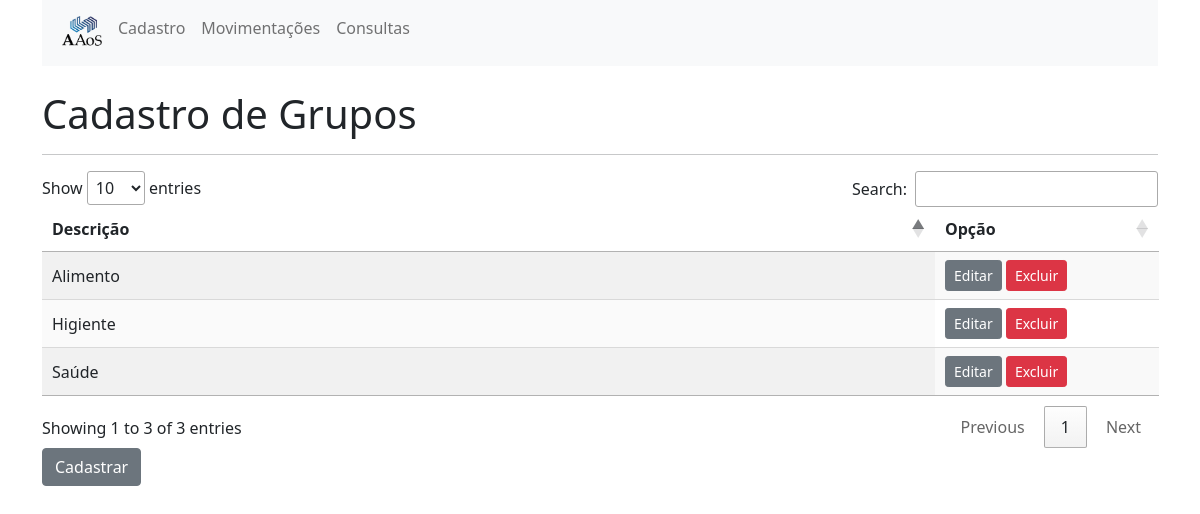
Before: /grupos/ with the older database file.
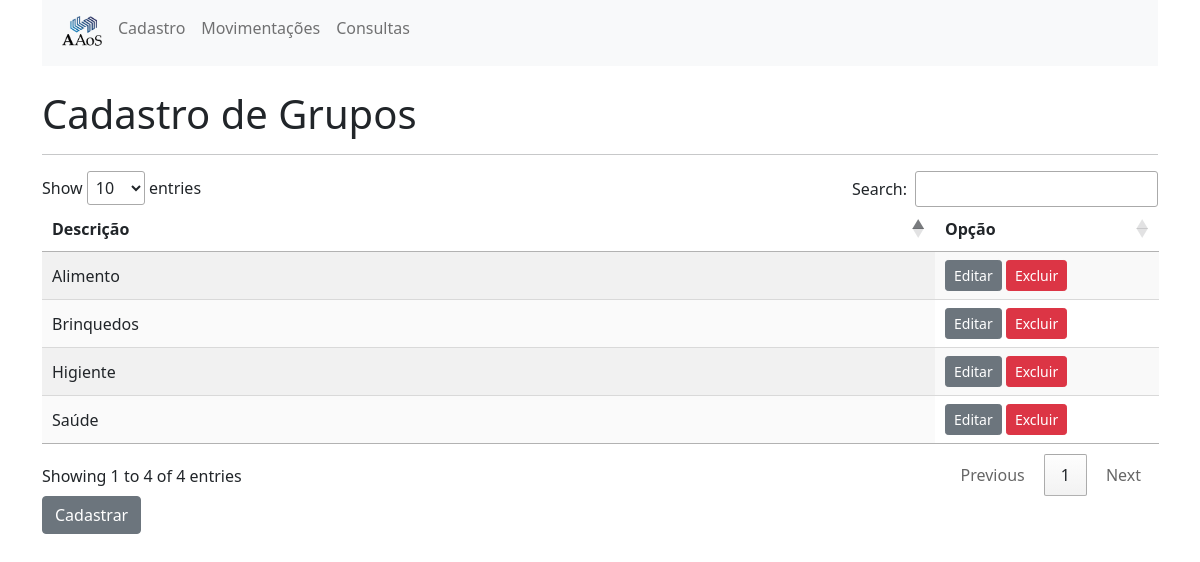
After: the same page with the newer database file.
### cadastros/models.py (models this page shows, shortened)
class Grupo(models.Model):
    descricao = models.CharField(
        verbose_name="Nome do Grupo",
        max_length=50,
    )
    class Meta:
        db_table = "cad_grupo"
        verbose_name = "Grupo"
        verbose_name_plural = "Grupos"

### cadastros/views.py (the view)
# urls.py: path('grupos/', views.list_grupos, name='list_grupos'),
def list_grupos(request):
    grupos = Grupo.objects.all()
    return render(request, 'cadastros/grupos.html', {'grupos':grupos})

### cadastros/templates/cadastros/grupos.html (shortened to what this page needs)
{% extends 'cadastros/base.html' %}
{% block content %}
    <br>
    <h1>Cadastro de Grupos</h1>
    <hr>
    <table id="grupos_table" class="display">
        <thead>
            <tr>
                <th>Descrição</th>
                <th>Opção</th>
            </tr>
        </thead>
        <tbody>
            {% for grupo in grupos %}
                <tr>
                    <td>
                        {{grupo.descricao}}
                    </td>
                    <td>
                       <a href="#" class="btn btn-secondary btn-sm">Editar</a>
                       <a href="#" class="btn btn-danger btn-sm">Excluir</a>
                    </td>
                </tr>
            {% endfor %}
        </tbody>
    </table>
    <a href="{% url 'new_grupo' %}" class="btn btn-secondary">Cadastrar</a>
{% endblock %}

Changed rows visible on the page:
added Grupo: descricao "Brinquedos"
Other visible differences:
text written by a page script: "Show entries Search: Showing 1 to 3 of 3 entries Previous 1 Next" → "Show entries Search: Showing 1 to 4 of 4 entries Previous 1 Next"
